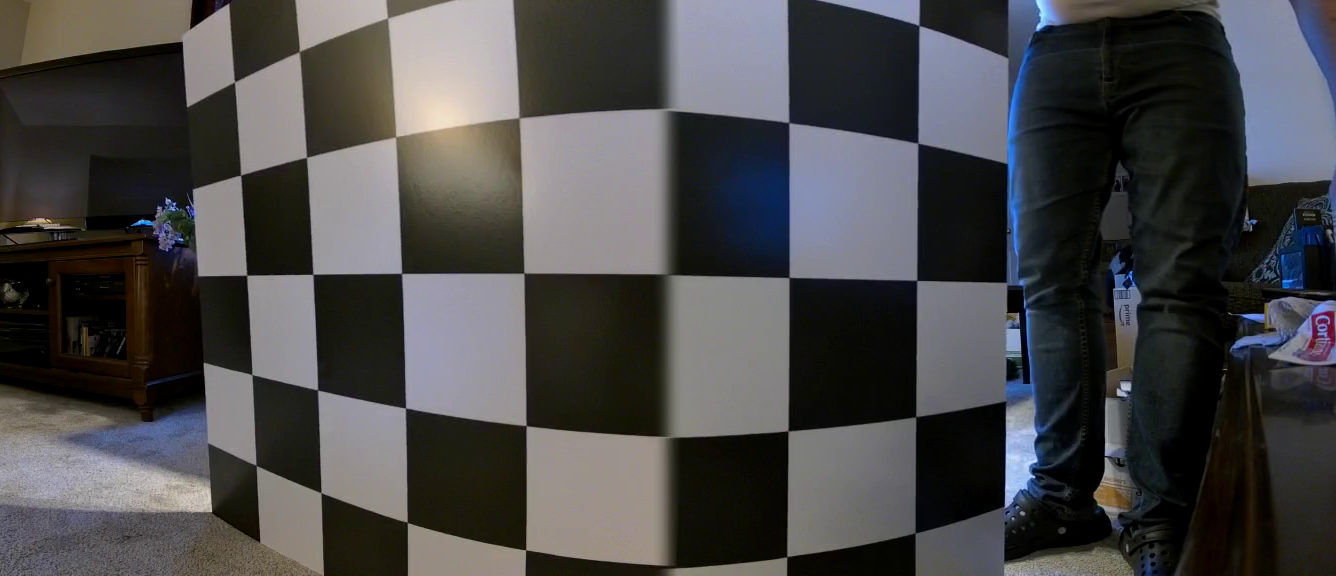
#> input picture mimage.png, 1336 x 576 px
$ jupyter execute rbf_left_old.ipynb   (older library calls are emulated)
#> lines starting #> are read from the running program, lines starting #| are printed output that depends on the picture
Unique Camera Callibration For Camera-Lidar Sensor Fusion

Goal

To unwarp the picture so that the camera matches up with the lidar points

Problem

Standard methods of image calibration (for example https://wiki.ros.org/image_proc) do not work well with our camera (https://reolink.com/us/product/reolink-duo-poe/)

Import necessary libraries

[cell 1]
import cv2
import numpy as np
import matplotlib.pyplot as plt
import scipy.optimize as opt
from scipy.interpolate import RBFInterpolator

Load in calibration images

[cell 2]
buffer = 0
mimg = cv2.imread('mimage.png')
#> mimg is the input picture: shape (576, 1336, 3); mean B, G, R 72.9, 72.1, 72.8
width = mimg.shape[1]
#> width = 1336
limg = cv2.imread('limage.png')[:, :width//2 + buffer]
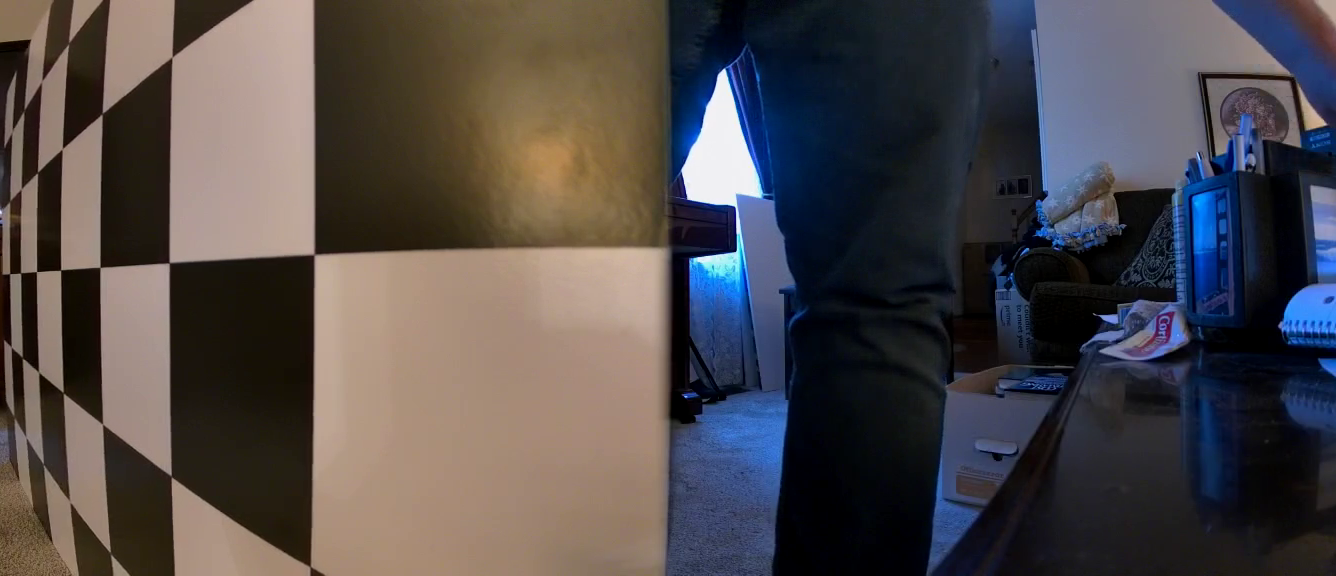
#> input picture limage.png, 1336 x 576 px
rimg = cv2.imread('rimage.png')[:, width//2 - buffer:]
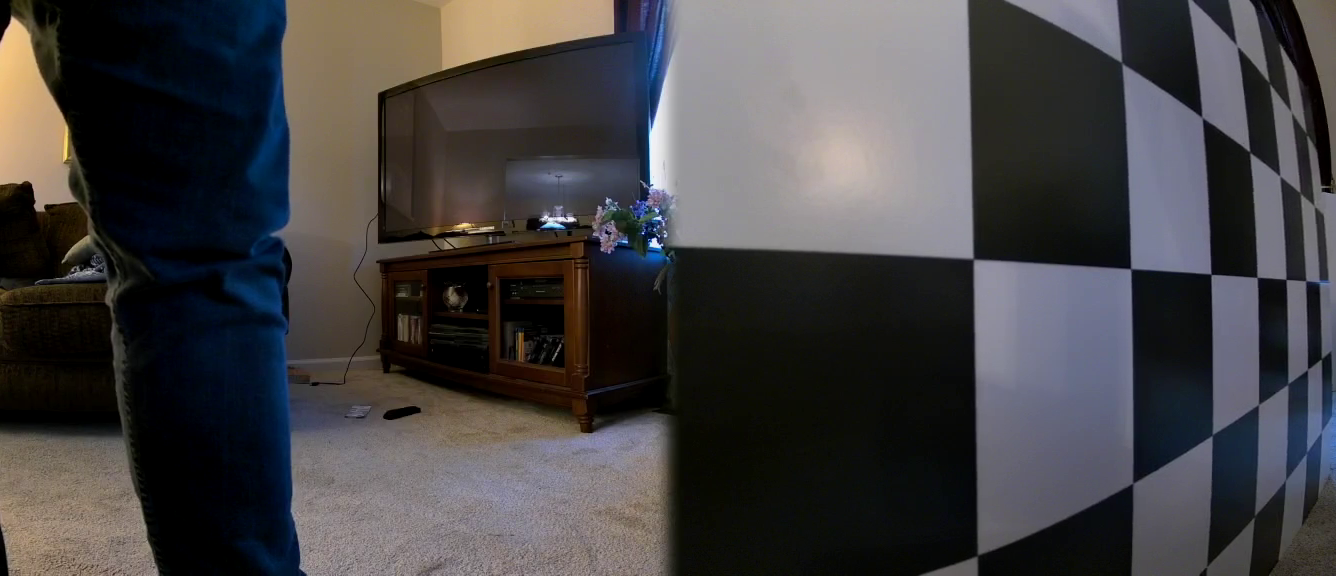
#> input picture rimage.png, 1336 x 576 px

Defines function to display image

[cell 3]
def disp(img):
    image_rgb = cv2.cvtColor(img, cv2.COLOR_BGR2RGB)
    plt.axis('off')
    plt.imshow(image_rgb)

Defines function to automatically detect as many corners as possible

[cell 4]
def getCorners(img):
    gimg = cv2.cvtColor(img, cv2.COLOR_BGR2GRAY)
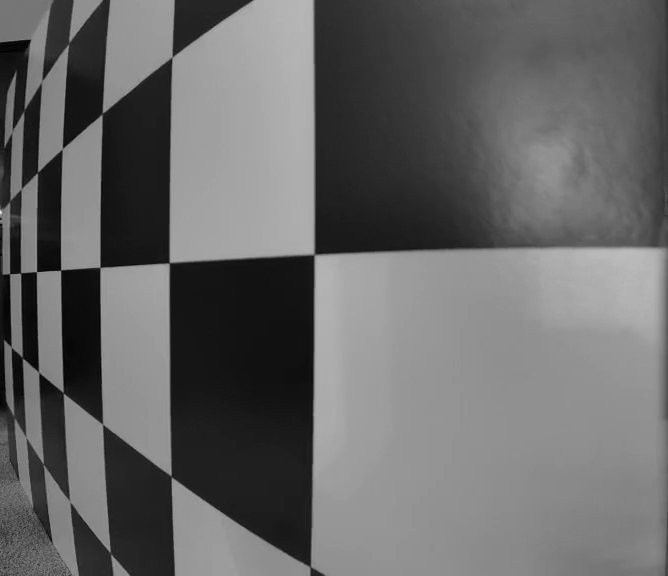
#> gimg: shape (576, 668); min 0, max 238, mean 104
    corners, quality = cv2.goodFeaturesToTrackWithQuality(gimg, maxCorners=200, qualityLevel=0.10, minDistance=7, mask=None)
#> corners = 44 rows, first 8: [60, 271], [37, 271], [29, 40], [100, 267], [10, 273], [1, 224], [63, 147], [172, 478]; quality = 44 values, max 0.0546 at index 0, min 0.00552 at index 43, mean 0.0234
    return corners

Defines function to display corners

[cell 5]
def displayCorners(img, corners, nums=True):
    img = img.copy()
    for i in range(len(corners)):
        point = corners[i]
        cv2.circle(img,(int(point[0][0]),int(point[0][1])),3,(0,0,255),-1)
        if nums:
            cv2.putText(img,str(i),(int(point[0][0]),int(point[0][1])-2),0,0.5,(0,0,255))
    return img

Get left camera picture of calibration board

[cell 6]
limg = cv2.imread('limage.png')[:, :width//2 + buffer]
disp(limg)

Find potential corners

[cell 7]
corn = getCorners(limg)
#> corn has the same summary as corners in getCorners
limg_c = displayCorners(limg, corn)
#> the loop in displayCorners, `for i in range(len(corners)):` made 44 passes
#> point on passes 1 to 12: [[60, 271]], [[37, 271]], [[29, 40]], [[100, 267]], [[10, 273]], [[1, 224]], [[63, 147]], [[172, 478]], [[21, 272]], [[23, 360]], [[168, 262]], [[103, 112]]
#> after the loop in displayCorners, `for i in range(len(corners)):`: img: shape (576, 668, 3); mean of channels 0, 1, 2 82.9, 99.7, 120.5
disp(limg_c)

Manually remove incorrect corners

[cell 8]
remove = [37, 33, 36, 40, 5, 28, 41,43]

mask = [True]*len(corn)
#> mask = 44 items, first 6: True, True, True, True, True, True
for r in remove:
    mask[r] = False
#> after the loop, mask = 44 items, first 6: True, True, True, True, True, False
corn_n = corn[mask]
#> corn_n = 36 rows, first 8: [60, 271], [37, 271], [29, 40], [100, 267], [10, 273], [63, 147], [172, 478], [21, 272]

limg_c = displayCorners(limg, corn_n, True)
#> the loop in displayCorners (call 2), `for i in range(len(corners)):` made 36 passes
#> after the loop in displayCorners (call 2), `for i in range(len(corners)):`: img: shape (576, 668, 3); mean of channels 0, 1, 2 83, 99.8, 120.3
disp(limg_c)

Lineup the indexes of the actual corners

[cell 9]
grid_height, grid_width = 7, 9
actual_corners = np.zeros((grid_height*grid_width, 1, 2))-1

map = {35:1, 2:2,
       34:9, 29:10, 27:11, 25:12, 26:13,
       32:18, 23:19, 20:20, 11:21, 5:22, 10:23, 13:24,
       19:27, 4:28, 7:29, 1:30, 0:31, 3:32, 9:33, 17:34,
       18:36, 14:37, 8:38, 15:39, 12:40, 16:41, 6:42, 21:43,
       33:46, 31:47, 28:48, 22:49, 24:50,
       30:57}

assert (sorted(list(map.keys())) == list(range(len(corn_n)))), "map does not map all detected corner points"

for i in range(len(corn_n)):
    actual_corners[map[i]] = corn_n[i]
#> this loop made 36 passes
#> after the loop, actual_corners = 63 rows, first 8: [-1, -1], [15, 72], [29, 40], [-1, -1], [-1, -1], [-1, -1], [-1, -1], [-1, -1]

limg_c = displayCorners(limg, actual_corners, True)
#> after the loop in displayCorners (call 3), `for i in range(len(corners)):`: img: shape (576, 668, 3); mean of channels 0, 1, 2 82.9, 99.8, 120.4
disp(limg_c)

Add Aditional Corners

[cell 10]
print(limg.shape)
#| (576, 668, 3)
actual_corners[0] = np.array([[7, 88]])
actual_corners[3] = np.array([[49, 8]])
actual_corners[35] = np.array([[668, 227]])
actual_corners[45] = np.array([[6, 406]])
actual_corners[54] = np.array([[9, 460]])
actual_corners[55] = np.array([[17, 480]])
actual_corners[56] = np.array([[32, 508]])

limg_c = displayCorners(limg, actual_corners, True)
#> after the loop in displayCorners (call 4), `for i in range(len(corners)):`: img: shape (576, 668, 3); mean of channels 0, 1, 2 82.9, 99.7, 120.6
disp(limg_c)

Create ideal corner points

[cell 11]
block_len = 64
height, width, _ = limg.shape
#> height = 576; width = 668
ideal_corners = np.zeros((grid_height*grid_width, 1, 2))
start = np.array([60, 60])

for i in range(grid_height):
    for j in range(grid_width):
        ideal_corners[grid_width*i + j, 0] = start
        start[0] += block_len
    start[1] += block_len
    start[0] -= block_len*grid_width

limg_i = displayCorners(limg, ideal_corners)
#> after the loop in displayCorners (call 5), `for i in range(len(corners)):`:
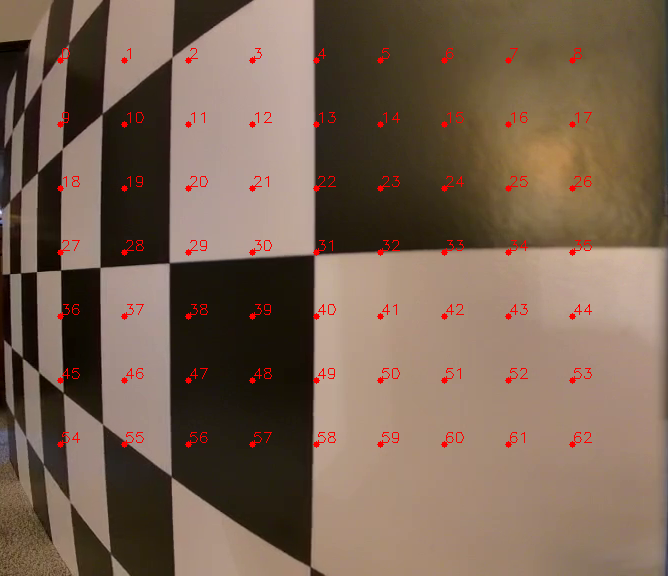
#> img: shape (576, 668, 3); mean of channels 0, 1, 2 82.4, 99.1, 120.9; drawn as B, G, R
disp(limg_i)

Define Radial Basis Function

(for an in depth explanation on how RBFs work see: https://www.simplilearn.com/tutorials/machine-learning-tutorial/what-are-radial-basis-functions-neural-networks)

[cell 12]
def make_rbf(actual_corners):
    print(ideal_corners.shape)
    print(actual_corners.shape)
#| (63, 1, 2)

    filter = actual_corners[:,0,0] != -1.

    pair = np.squeeze(ideal_corners, axis=1)[filter]
#> pair = 43 pairs, first value 60 to 572, second value 60 to 444
    print(pair.shape)
#| (43, 2)

    rbf_x = RBFInterpolator(pair, actual_corners[filter][:,0,0])
    rbf_y = RBFInterpolator(pair, actual_corners[filter][:,0,1])

    return rbf_x, rbf_y, filter

[cell 13]
rbf_x, rbf_y, filter = make_rbf(actual_corners)

Map image according coeficients

[cell 14]
def undistort(new_shape):
#> called with new_shape = (576, 668)
    old_shape = limg.shape[:2]
#> old_shape = (576, 668)
    fun_x, fun_y = rbf_x, rbf_y

    x_off = old_shape[0] - new_shape[0]
#> x_off = 0
    y_off = old_shape[1] - new_shape[1]
#> y_off = 0

    map_x = np.zeros(new_shape, dtype=np.float32)
    map_y = np.zeros(new_shape, dtype=np.float32)
    for i in range(map_x.shape[0]):
        for j in range(map_x.shape[1]):
            map_x[i,j] = fun_x(np.array([[j+x_off, i+y_off]]))
            map_y[i,j] = fun_y(np.array([[j+x_off, i+y_off]]))
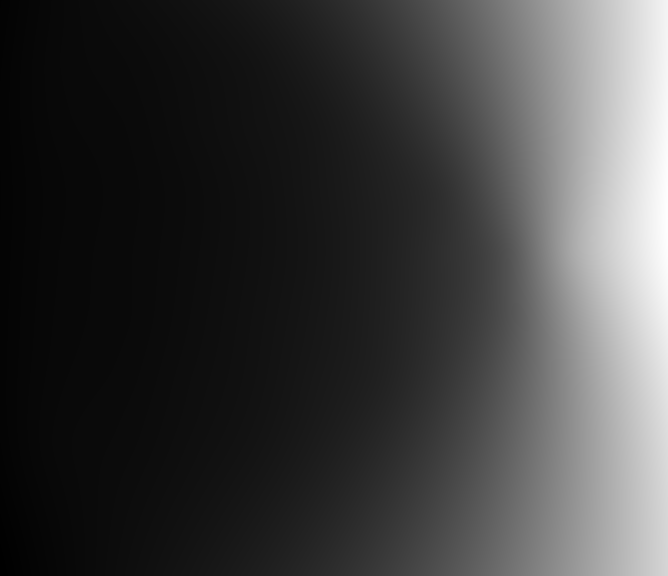
#> map_x: shape (576, 668) float32; min -30.16, max 1019.4, mean 228.3; drawn with min black and max white
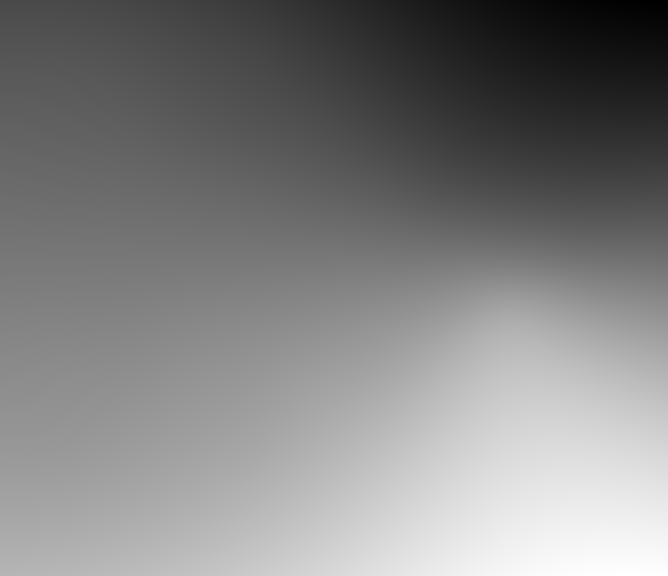
#> map_y: shape (576, 668) float32; min -402.9, max 1048, mean 335.8; drawn with min black and max white

    return cv2.remap(limg, map_x, map_y, cv2.INTER_LANCZOS4), map_x, map_y

[cell 15]
per, map_x, map_y = undistort(limg.shape[:2])

[cell 16]
map = np.stack((map_x, map_y), axis=2)
map1, map2 = cv2.convertMaps(map_x, map_y, cv2.CV_16SC2)
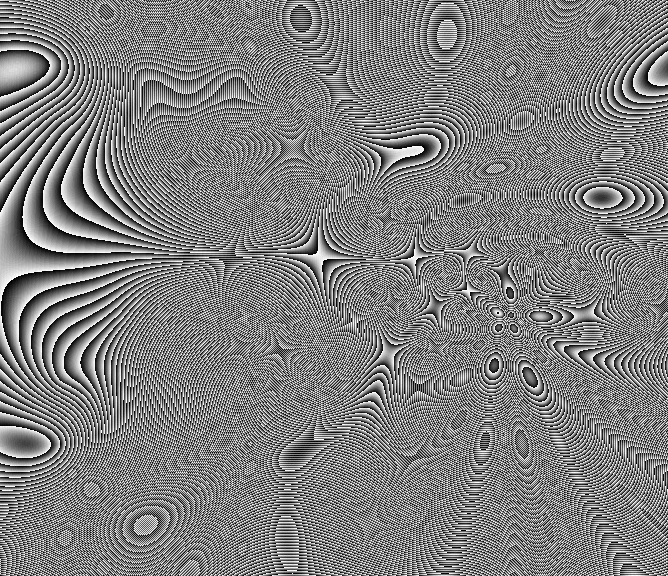
#> map2: shape (576, 668) uint16; min 0, max 1023, mean 511.5; drawn with min black and max white
print(map1[0,20])
#| [-10  19]

np.save('./calibration_np/left_calibration.npy', map)

[cell 17]
map = np.load('./calibration_np/left_calibration.npy')

per = cv2.remap(limg, map, None, cv2.INTER_CUBIC)
disp(displayCorners(per, ideal_corners[filter]))
#> the loop in displayCorners (call 6), `for i in range(len(corners)):` made 43 passes
#> point on passes 1 to 12: [[60, 60]], [[124, 60]], [[188, 60]], [[252, 60]], [[60, 124]], [[124, 124]], [[188, 124]], [[252, 124]], [[316, 124]], [[60, 188]], [[124, 188]], [[188, 188]]
#> after the loop in displayCorners (call 6), `for i in range(len(corners)):`:
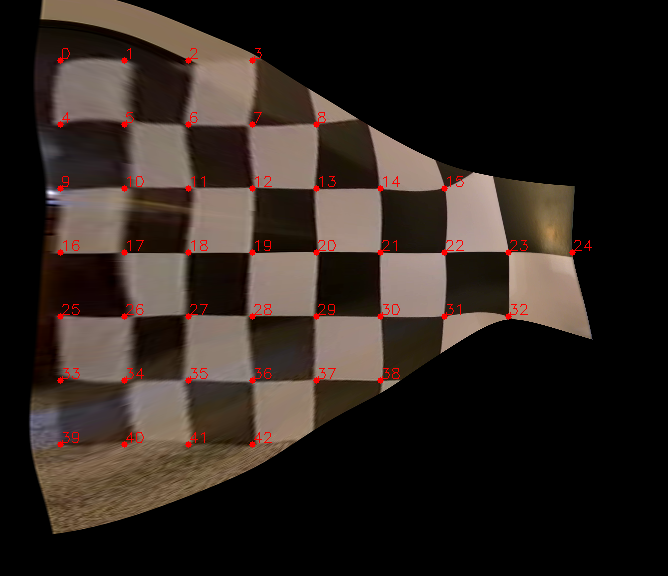
#> img: shape (576, 668, 3); mean of channels 0, 1, 2 31.4, 36.9, 46.4; drawn as B, G, R

[cell 18]
factual_corners = actual_corners.copy()
#> factual_corners = 63 rows, first 8: [7, 88], [15, 72], [29, 40], [49, 8], [-1, -1], [-1, -1], [-1, -1], [-1, -1]

i=0; factual_corners[i] = actual_corners[i] + [-1, 2]
i=1; factual_corners[i] = actual_corners[i] + [1, -1]

rbf_x, rbf_y, filter = make_rbf(factual_corners)
#| (63, 1, 2)
#| (43, 2)
per, map_x, map_y = undistort(limg.shape[:2])
disp(displayCorners(per, ideal_corners[filter]))
#> the loop in displayCorners (call 7), `for i in range(len(corners)):` made 43 passes
#> after the loop in displayCorners (call 7), `for i in range(len(corners)):`:
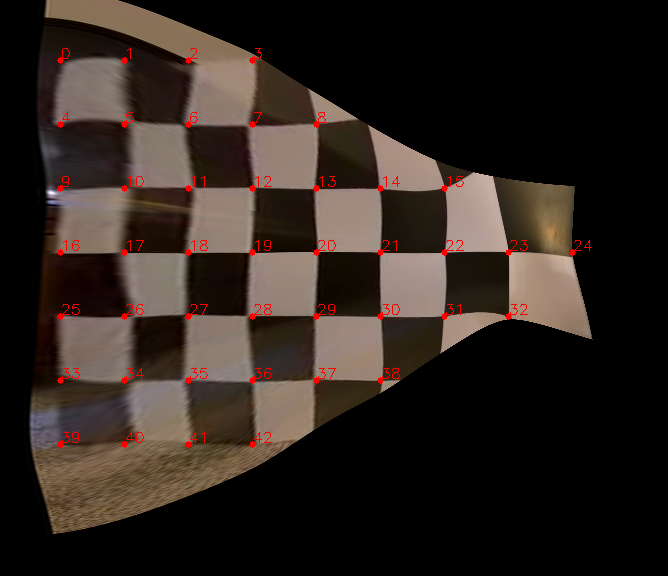
#> img: shape (576, 668, 3); mean of channels 0, 1, 2 31.3, 36.7, 46.2; drawn as B, G, R
